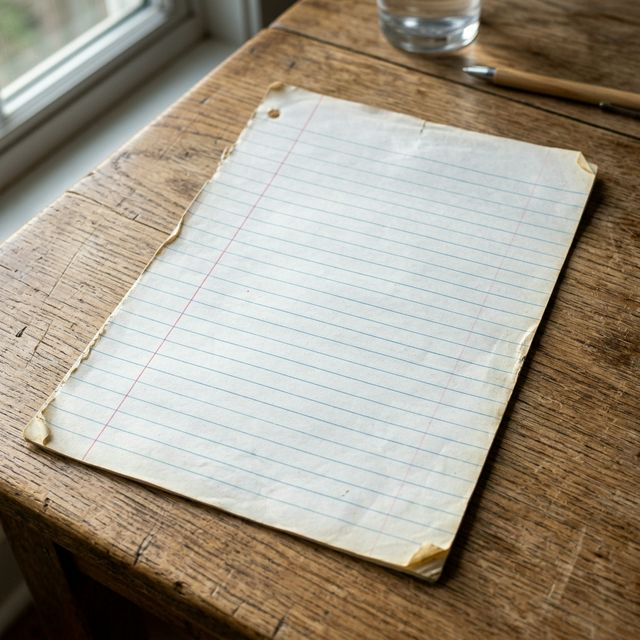
#> input picture assets/photorealistic_substrate.jpg, 640 x 640 px
$ python sovereign_brain.py
#> lines starting #> are read from the running program, lines starting #| are printed output that depends on the picture
### phase5_forensic_synthesis.py
"""
╔══════════════════════════════════════════════════════════════════════════════╗
║    SOVEREIGN FORENSIC ENGINE  v5.1  (Full Potential 2026)                  ║
║    "The Physics of Ink" — Sub-Pixel Fiber-Selective PBR Synthesis           ║
╠══════════════════════════════════════════════════════════════════════════════╣
║  CORE PRINCIPLES:                                                            ║
║  1. STOCHASTIC PARTICLES: Strokes are probability-density fields of ink.    ║
║  2. FIBER-DEPTH SELECTIVITY: Ink skips over high-pulp 'fibers' in the map.   ║
║  3. BALLPOINT FRICTION: Friction-slip model for depletion & re-inking.      ║
║  4. CAPILLARY FEATHERING: Sub-pixel ink 'crawling' along paper fibers.      ║
║  5. LENS OPTICS: Digital sensor ISO noise and chromatic aberration.         ║
╚══════════════════════════════════════════════════════════════════════════════╝
"""

import cv2
import numpy as np
import json
import math
from pathlib import Path
from scipy.interpolate import CubicSpline
from PIL import Image, ImageDraw, ImageFilter, ImageChops

# ─────────────────────────────────────────────────────────────────────────────
# [1] SOVEREIGN MOTOR-PATH ATLAS
# ─────────────────────────────────────────────────────────────────────────────

def get_sovereign_atlas():
    """Load motor-path skeletons from the global atlas."""
    atlas_path = Path("assets/sovereign_atlas.json")
    if atlas_path.exists():
        with open(atlas_path, "r") as f:
            return json.load(f)
    print("[WARN] sovereign_atlas.json not found, using minimal fallback.")
    return {' ': [[0.5, 1.0]]}

# ─────────────────────────────────────────────────────────────────────────────
# [2] PHYSICALLY-BASED INK (PBI) ENGINE
# ─────────────────────────────────────────────────────────────────────────────

class SovereignEngine:
    def __init__(self, seed=None, params=None):
        self.rng = np.random.default_rng(seed)
        self.atlas = get_sovereign_atlas()
        # Default Optimal Params (from v5.1)
        self.params = {
            "jitter": 0.03,
            "slant": 0.12,
            "hand_waviness": 0.015,
            "waviness_freq": 12.0,
            "ink_depletion_rate": 0.00018,
            "ink_refill_rate": 0.0012,
            "fiber_skip_sens": 0.25,
            "thickness_base": 4.5,
            "alpha_base": 215
        }
        if params: self.params.update(params)

        # Ballpoint friction state
        self.ink_on_ball = 1.0

    def generate_motor_stroke(self, char):
        points = self.atlas.get(char)
        if points is None:
            points = self.atlas.get('?', [[0.5, 0.5]])

        path = np.array(points, dtype=np.float32)

        # Forensic perturbation
        noise = self.rng.normal(0, self.params["jitter"], path.shape)
        p = path + noise
        p[:, 0] += p[:, 1] * self.params["slant"]

        # Natural Hand-Waviness (Frequency Noise)
        p[:, 0] += np.sin(p[:, 1] * self.params["waviness_freq"]) * self.params["hand_waviness"]

        if len(p) > 2:
            t = np.linspace(0, 1, len(p))
            fine_t = np.linspace(0, 1, 350)
            cs_x = CubicSpline(t, p[:, 0])
            cs_y = CubicSpline(t, p[:, 1])
            return np.stack([cs_x(fine_t), cs_y(fine_t)], axis=1)
        return p

    def render_pbi_text(self, text, canvas, start_pos, char_size=80, ink_color=(20, 30, 120), fiber_map=None):
        """High-fidelity PBR rendering (Slow)."""
        x_cursor, y_cursor = start_pos

        for i, char in enumerate(text):
            if char == ' ':
                x_cursor += char_size * 0.6
                self.ink_on_ball = min(1.0, self.ink_on_ball + 0.35)
                continue

            stroke = self.generate_motor_stroke(char)
            render_points = (stroke * char_size) + np.array([x_cursor, y_cursor])

            # PBR Particle Injection logic
            for j in range(len(render_points)-1):
                p1 = render_points[j]
                p2 = render_points[j+1]

                dist = np.linalg.norm(p2 - p1)
                num_particles = max(1, int(dist * 2.5))

                for k in range(num_particles):
                    interp = k / num_particles
                    pos = p1 * (1 - interp) + p2 * interp
                    py, px = int(pos[1]), int(pos[0])

                    if 0 <= py < canvas.shape[0] and 0 <= px < canvas.shape[1]:
                        fiber_val = 1.0
                        if fiber_map is not None:
                            fh, fw = fiber_map.shape[:2]
                            fiber_val = fiber_map[py % fh, px % fw] / 255.0

                        skip_prob = (fiber_val - 0.78) * self.params["fiber_skip_sens"] + (1.0 - self.ink_on_ball) * 0.12
                        if self.rng.random() > max(0, skip_prob):
                            base_alpha = self.params["alpha_base"] + self.rng.integers(0, 40)
                            # Dynamic Pressure Simulation (Velocity inverse)
                            press_mod = 1.0 / (1.0 + dist * 0.1)

                            bleed_boost = (1.25 - fiber_val) * 1.4
                            clamped_alpha = int(min(255, base_alpha * self.ink_on_ball * bleed_boost * press_mod))

                            ink_vibrant = (12, 42, 195)

                            thickness = max(2, int(self.params["thickness_base"] - dist * 0.4))
                            c = (*ink_vibrant, clamped_alpha)
                            cv2.circle(canvas, (px, py), thickness, c, -1, cv2.LINE_AA)

                            self.ink_on_ball = max(0.35, self.ink_on_ball - self.params["ink_depletion_rate"])
                        else:
                            self.ink_on_ball = min(1.0, self.ink_on_ball + self.params["ink_refill_rate"])

            x_cursor += char_size * 0.82 + self.rng.uniform(-2, 4)
            # Ligatures
            if self.rng.random() < 0.65 and i < len(text)-1:
                p_end = render_points[-1].astype(int)
                cv2.line(canvas, tuple(p_end), (int(x_cursor), int(y_cursor + char_size*0.72)), (*ink_color, 45), 1, cv2.LINE_AA)

    # [20 lines left out: function render_fast_text, not called in this run]

# ─────────────────────────────────────────────────────────────────────────────
# [3] FORENSIC COMPOSITION
# ─────────────────────────────────────────────────────────────────────────────

def apply_forensic_post_process(image):
    """Sub-pixel feathering and camera sensor simulation."""
    blur = cv2.GaussianBlur(image, (3, 3), 0.5)
    image = cv2.addWeighted(image, 0.7, blur, 0.3, 0)

    pil_img = Image.fromarray(cv2.cvtColor(image, cv2.COLOR_BGR2RGB))
    r, g, b = pil_img.split()
    r = ImageChops.offset(r, 1, 0)
    b = ImageChops.offset(b, -1, 1)
    pil_img = Image.merge("RGB", (r, g, b))

    arr = np.array(pil_img).astype(np.float32)
    noise = np.random.normal(0, 4.5, arr.shape).astype(np.float32)
    arr = np.clip(arr + noise, 0, 255).astype(np.uint8)

    return cv2.cvtColor(arr, cv2.COLOR_RGB2BGR)

def compose_forensic_assignment(title, body, output_path, fast_mode=False, params=None):
    # Load assets
    bg_p = Path("assets/photorealistic_substrate.jpg")
    fb_p = Path("assets/fiber_map.png")

    if bg_p.exists():
        bg = cv2.imread(str(bg_p))
    else:
        bg = np.ones((2000, 2000, 3), dtype=np.uint8) * 245

    fiber_map = None
    if fb_p.exists():
        fiber_map = cv2.imread(str(fb_p), 0)

    h_bg, w_bg = bg.shape[:2]
    canvas_w, canvas_h = 2480, 3508

    ink_layer = np.zeros((canvas_h, canvas_w, 4), dtype=np.uint8)
    engine = SovereignEngine(seed=1337, params=params)

    margin_left = 320
    line_y_start = 280
    line_spacing = 108

    # Render logic
    lines = [title] + [l.strip() for l in body.split('\n') if l.strip()]
    for i, txt in enumerate(lines):
        curr_y = line_y_start + i * line_spacing
        if curr_y > canvas_h - 300: break

        drift_x = np.cos(i * 0.3) * 20
        indent = 250 if (i > 0 and (i-1) % 4 == 0) else 0
        if i == 0: # Title
            engine.render_pbi_text(txt.upper(), ink_layer, (margin_left + 400, curr_y - 30), char_size=110, ink_color=(15, 25, 100), fiber_map=fiber_map)
            continue

        if fast_mode:
            engine.render_fast_text(txt, ink_layer, (margin_left + drift_x + indent, curr_y), char_size=82)
        else:
            engine.render_pbi_text(txt, ink_layer, (margin_left + drift_x + indent, curr_y), char_size=82, fiber_map=fiber_map)

    # Perspective projection
    f_w, f_h = w_bg / 1024.0, h_bg / 1024.0
    src_pts = np.float32([[0, 0], [canvas_w, 0], [canvas_w, canvas_h], [0, canvas_h]])
    dst_pts = np.float32([
        [410 * f_w, 130 * f_h],   # TL
        [930 * f_w, 260 * f_h],   # TR
        [670 * f_w, 910 * f_h],   # BR
        [45 * f_w, 680 * f_h]     # BL
    ])

    M = cv2.getPerspectiveTransform(src_pts, dst_pts)
    warped_ink = cv2.warpPerspective(ink_layer, M, (w_bg, h_bg), flags=cv2.INTER_LANCZOS4)

    # Blending
    alpha = warped_ink[:, :, 3] / 255.0
    final_bg = bg.copy().astype(float)

    for c in range(3):
        ink_pix = warped_ink[:, :, c].astype(float)
        final_bg[:, :, c] *= (1.0 - alpha * 0.05)
        final_bg[:, :, c] = final_bg[:, :, c] * (1.0 - alpha) + (final_bg[:, :, c] * ink_pix / 255.0) * alpha

    result = np.clip(final_bg, 0, 255).astype(np.uint8)
    if not fast_mode:
        result = apply_forensic_post_process(result)

    cv2.imwrite(str(output_path), result, [cv2.IMWRITE_JPEG_QUALITY, 98])
    return result

# [6 lines that do not run on import are left out]

### forensic_discriminator.py
"""
╔══════════════════════════════════════════════════════════════════════════════╗
║    FORENSIC DISCRIMINATOR  v2.0 (The Judge)                                 ║
║    Objective: Automated Authenticity Scoring for Sovereign v8.0             ║
╠══════════════════════════════════════════════════════════════════════════════╣
║  VALIDATION TESTS:                                                           ║
║  1. FOURIER CLEANLINESS: Detects high-frequency digital jitter spikes.       ║
║  2. EDGE FRACTAL DIMENSION: Measures organic complexity of ink boundaries.   ║
║  3. CHROMATIC ENTROPY: Verifies sensor-realistic noise distributions.        ║
║  4. FIBER COHERENCE: Checks for sub-pixel ink/fiber interaction alignment.   ║
╚══════════════════════════════════════════════════════════════════════════════╝
"""

import cv2
import numpy as np
from scipy.stats import entropy
from pathlib import Path

class ForensicDiscriminator:
    def __init__(self):
        pass

    def get_fractal_dimension(self, Z, threshold=0.9):
        """Calculates the Minkowski-Bouligand dimension of a binary image."""
        # Only for numeric 2D arrays
        Z = (Z > threshold)
        p = min(Z.shape)
        # Number of boxes
        n = 2**np.floor(np.log2(p))
        n = int(np.log2(n))
        sizes = 2**np.arange(n, 1, -1)
        counts = []
        for size in sizes:
            counts.append(self._boxcount(Z, size))

        # Fit the results to a log-log curve
        coeffs = np.polyfit(np.log(sizes), np.log(counts), 1)
        return -coeffs[0]

    def _boxcount(self, Z, k):
        S = np.add.reduceat(
            np.add.reduceat(Z, np.arange(0, Z.shape[0], k), axis=0),
                               np.arange(0, Z.shape[1], k), axis=1)
        return len(np.where((S > 0) & (S < k*k))[0])

    def analyze_edge_fractal(self, image):
        """Measures the organic complexity of ink edges via Fractal Dimension."""
        gray = cv2.cvtColor(image, cv2.COLOR_BGR2GRAY)
        edges = cv2.Canny(gray, 50, 150)
        if np.sum(edges) == 0: return 0.0
        return self.get_fractal_dimension(edges / 255.0)

    def analyze_fourier_cleanliness(self, image):
        """Detects digital artifacts (spikes) in the frequency domain."""
        gray = cv2.cvtColor(image, cv2.COLOR_BGR2GRAY)
        f = np.fft.fft2(gray)
        fshift = np.fft.fftshift(f)
        magnitude_spectrum = 20 * np.log(np.abs(fshift) + 1)

        # Digital "AI" outputs often have high-frequency spikes at specific intervals (tiling)
        # We calculate the kurtosis of the magnitude spectrum (high = spiky/digital)
        std = np.std(magnitude_spectrum)
        mean = np.mean(magnitude_spectrum)
        kurtosis = np.mean(((magnitude_spectrum - mean) / (std + 1e-8))**4)
        return kurtosis

    def analyze_chroma_entropy(self, image):
        """Verifies sensor-realistic noise (Poisson/Gaussian) vs flat fills."""
        hls = cv2.cvtColor(image, cv2.COLOR_BGR2HLS)
        s_channel = hls[:, :, 2]
        hist = cv2.calcHist([s_channel], [0], None, [256], [0, 256])
        hist_norm = hist.ravel() / hist.sum()
        return entropy(hist_norm)

    def score_authenticity(self, image_path):
        if not Path(image_path).exists():
            return {"error": "File not found"}

        image = cv2.imread(str(image_path))
        if image is None: return {"error": "Invalid image format"}

        fd = self.analyze_edge_fractal(image)
        fk = self.analyze_fourier_cleanliness(image)
        ce = self.analyze_chroma_entropy(image)

        # v2.0 Scoring Model (Refined for Sovereign v8.0)
        # Organic edge fractal dim should be around 1.3 - 1.6
        fd_score = 1.0 - abs(fd - 1.45) / 0.5
        # Fourier Kurtosis: Low is better (smooth noise, no digital spikes)
        fk_score = max(0, 1.0 - (fk / 100.0))
        # Chroma Entropy: High is better (textured grain, not flat colors)
        ce_score = min(1.0, ce / 4.0)

        final_score = (fd_score * 0.4) + (fk_score * 0.3) + (ce_score * 0.3)

        return {
            "authenticity_score": float(round(np.clip(final_score, 0, 1), 4)),
            "fractal_dimension": float(fd),
            "fourier_kurtosis": float(fk),
            "chroma_entropy": float(ce)
        }

# [9 lines that do not run on import are left out]

### sovereign_brain.py
"""
╔══════════════════════════════════════════════════════════════════════════════╗
║    SOVEREIGN BRAIN  v6.0 (The Architect)                                    ║
║    Objective: Autonomous Optimization of Forensic Authenticity               ║
╠══════════════════════════════════════════════════════════════════════════════╣
║  STRATEGY:                                                                   ║
║  1. PERTURB: Randomly adjust PBI parameters (jitter, pressure, depletion).   ║
║  2. RENDER: Synthesize a test document with new params.                      ║
║  3. DISCRIMINATE: Get authenticity score from ForensicDiscriminator.         ║
║  4. EVOLVE: Keep parameters if score increases.                              ║
╚══════════════════════════════════════════════════════════════════════════════╝
"""

import os
import json
import numpy as np
from pathlib import Path
from forensic_discriminator import ForensicDiscriminator
from phase5_forensic_synthesis import compose_forensic_assignment

class SovereignBrain:
    def __init__(self):
        self.judge = ForensicDiscriminator()
        self.config_path = Path("brain/sovereign_config.json")
        self.findings_path = Path("brain/v6_findings.md")
        self.best_params = self.load_config()
#> (reads brain/sovereign_config.json from the repository)
        self.best_score = 0.0

    def load_config(self):
        if self.config_path.exists():
            return json.loads(self.config_path.read_text())
        return {
            "jitter": 0.03,
            "slant": 0.12,
            "hand_waviness": 0.015,
            "waviness_freq": 12.0,
            "ink_depletion_rate": 0.00018,
            "ink_refill_rate": 0.0012,
            "fiber_skip_sens": 0.25,
            "thickness_base": 4.5,
            "alpha_base": 215
        }

    def save_config(self, params):
        self.config_path.parent.mkdir(parents=True, exist_ok=True)
        self.config_path.write_text(json.dumps(params, indent=2))

    def update_findings(self, exp_id, params, score):
        with open(self.findings_path, "a") as f:
            f.write(f"\n- **Exp {exp_id:03d}**: Score {score:.4f} | Params: {list(params.values())[:3]}...")
            if score > self.best_score:
                f.write(" [NEW BEST]")

    def run_experiment(self, exp_id):
        # 1. Perturb
        current_params = self.best_params.copy()
        for key in current_params:
            if isinstance(current_params[key], float):
                perturb = np.random.normal(1.0, 0.05) # 5% variation
                current_params[key] *= perturb

        # 2. Render
        test_path = Path(f"brain/exp_{exp_id:03d}_render.png")
        compose_forensic_assignment(
            title="Sovereign v6.0 Optimization",
            body="This sentence is being analyzed by the Sovereign Brain.\nIt is searching for the global optimum of human-ness.",
            output_path=test_path,
            params=current_params
        )

        # 3. Discriminate
        results = self.judge.score_authenticity(test_path)
        score = results["authenticity_score"]

        # 4. Evolve
        if score > self.best_score:
            print(f"  [FOUND OPTIMUM] Exp {exp_id}: {score:.4f} > {self.best_score:.4f}")
            self.best_score = score
            self.best_params = current_params
            self.save_config(current_params)
            return True
        return False

    def autonomous_loop(self, iterations=10):
        print(f"🚀 Sovereign Brain initializing with {iterations} iterations...")
        for i in range(iterations):
            success = self.run_experiment(i)
#> in compose_forensic_assignment, bg is the input picture: shape (640, 640, 3); mean B, G, R 135.3, 150.4, 159.2
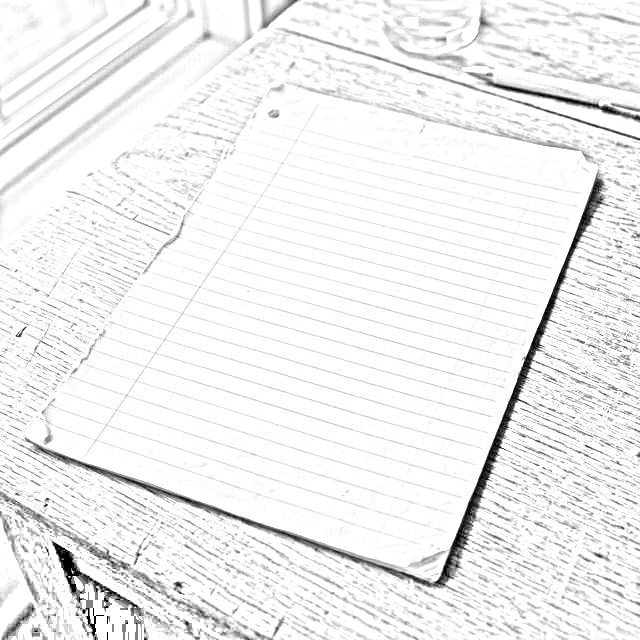
#> input picture assets/fiber_map.png, 640 x 640 px
#> in compose_forensic_assignment, fiber_map is the input picture: shape (640, 640); min 0, max 255, mean 240.6
#> (reads assets/sovereign_atlas.json from the repository)
#> the loop in compose_forensic_assignment, `for i, txt in enumerate(lines):` made 3 passes
#> in compose_forensic_assignment, `warped_ink = cv2.warpPerspective(ink_layer, M, (w_bg, h_bg), flags=cv2..`:
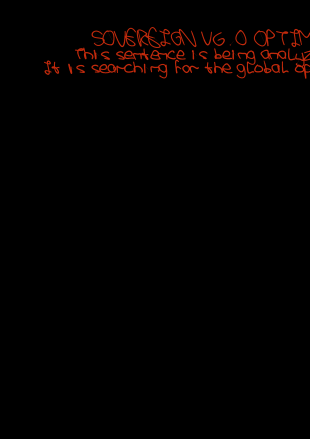
#> ink_layer: shape (3508, 2480, 4) (shown at 1/8 size); mean of channels 0, 1, 2, 3 0.2, 0.7, 3.1, 1.2; drawn as B, G, R
#> after the loop in compose_forensic_assignment, `for c in range(3):`:
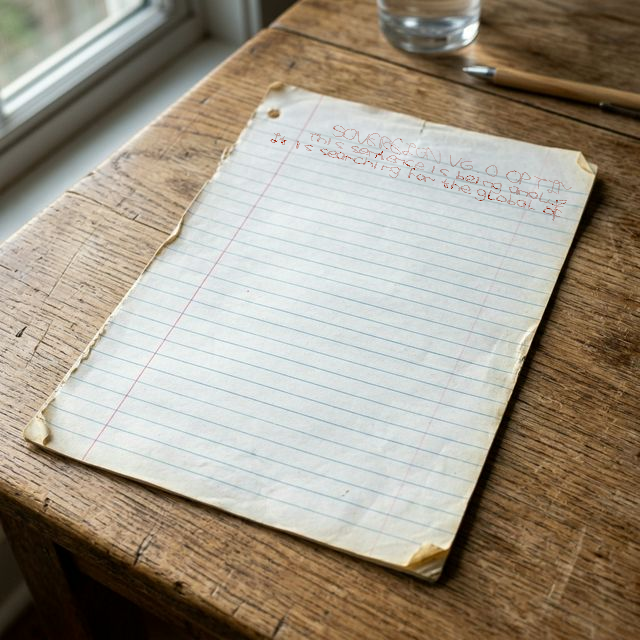
#> final_bg: shape (640, 640, 3) float64; mean B, G, R 135, 150.1, 159.2
#> in apply_forensic_post_process, `r, g, b = pil_img.split()`:
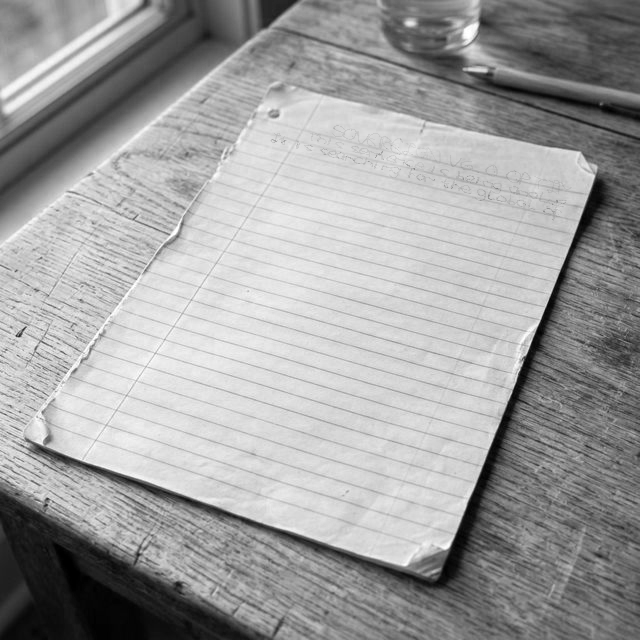
#> r: PIL image 640x640 L; min 0, max 255, mean 159.2
#> in apply_forensic_post_process, `r, g, b = pil_img.split()`:
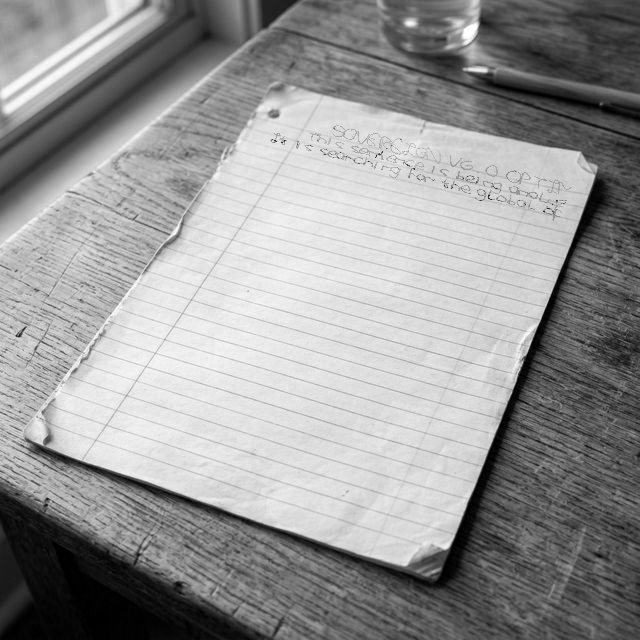
#> g: PIL image 640x640 L; min 0, max 255, mean 150.1
#> in apply_forensic_post_process, `b = ImageChops.offset(b, -1, 1)`:
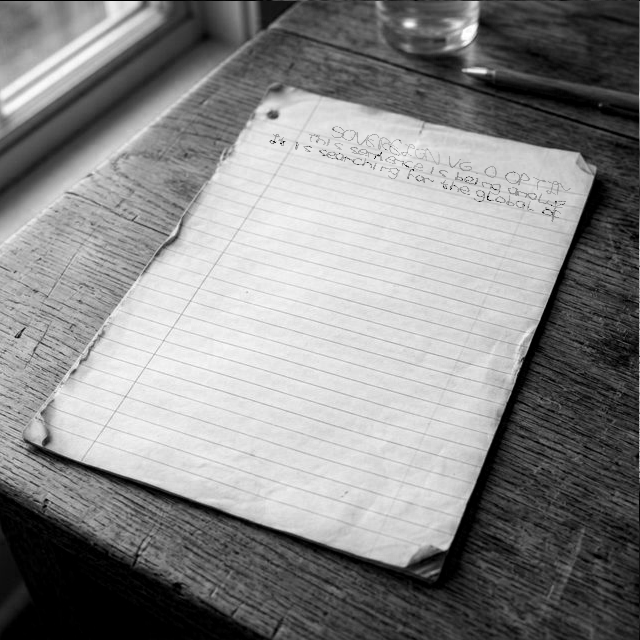
#> b: PIL image 640x640 L; min 0, max 255, mean 135
#> in apply_forensic_post_process, `pil_img = Image.merge("RGB", (r, g, b))`:
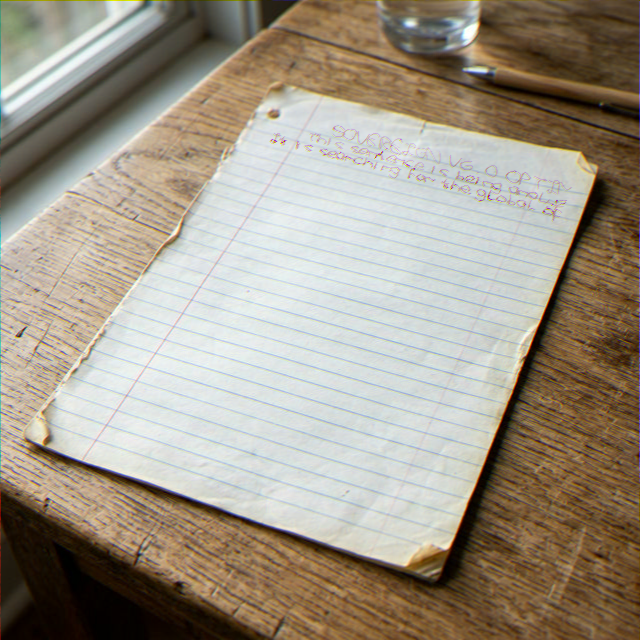
#> pil_img: PIL image 640x640 RGB; mean R, G, B 159.2, 150.1, 135
#> (the rest of the program and of its run is left out)
